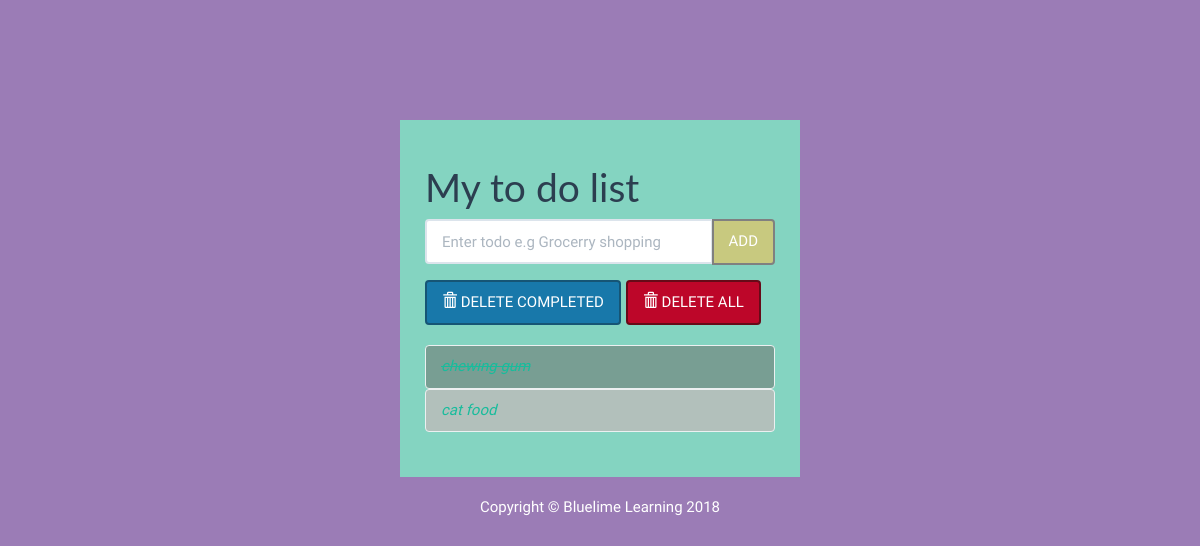
The app's page /, older data.
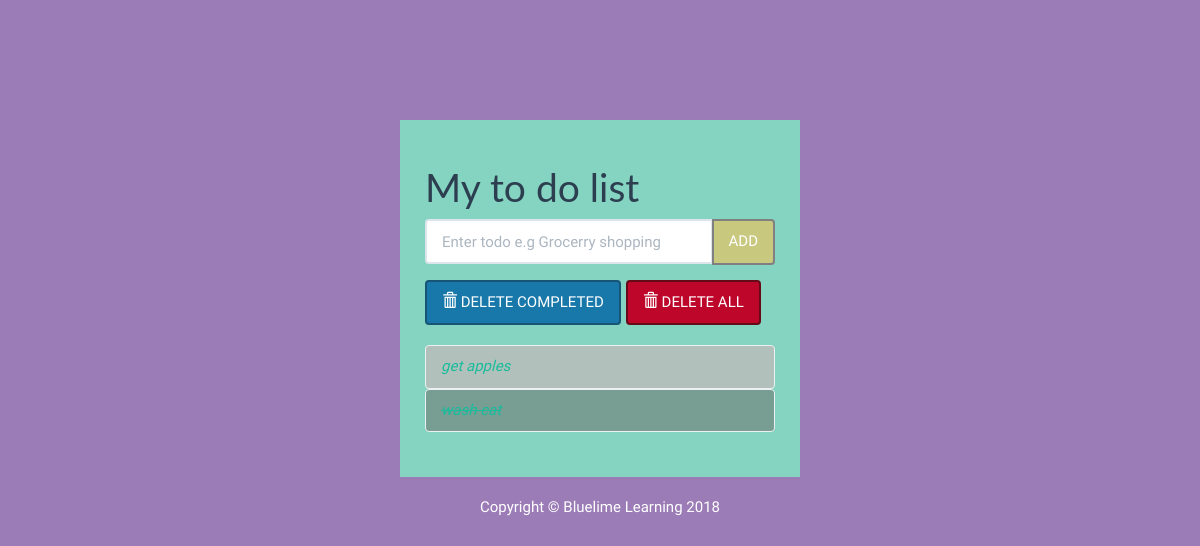
The same page, newer data.
### todolist/models.py (models this page shows, shortened)
class Todolist(models.Model):
    text = models.CharField(max_length=45)
    completed = models.BooleanField(default=False)

### todolist/views.py (the view)
# urls.py: path('', views.index, name='index'),
def index(request):
    todo_items = Todolist.objects.order_by('id')
    form = TodoListForm()
    context = {'todo_items' : todo_items, 'form' : form}
    return render(request, 'todolist/index.html', context)

### todolist/forms.py
class TodoListForm(forms.Form):
    text = forms.CharField(max_length=45,
        widget=forms.TextInput(
            attrs={'class' : 'form-control', 'placeholder' : 'Enter todo e.g Grocerry shopping', 'arial-label' : 'Todo', 'aria-describeby' : 'add-btn'}))

### todolist/templates/todolist/index.html (shortened to what this page needs)
{% load static %}
<!DOCTYPE html>
<html lang="en">
	<head>
		<link rel="stylesheet" href="{% static 'todolist/bs/css/flatly.min.css' %}" />
		<link rel="stylesheet" href="{% static 'todolist/styles.css' %}" />
	</head>
	<body>
		<div class="container-fluid" id="wrapper">
			<div class="row">
				<div class="col-lg-4 col-lg-offset-4" id="content">
					<h1>My to do list </h1>
					<form action="{% url 'add' %}" method="POST" role="form">
						<div class="form-group">
							<div class="input-group">
									{{ form.text }}
							  <span class="input-group-btn">
								  <button type="submit" class="btn btn-default" id="add-btn">ADD</button>
							  </span>
							</div>
						</div>
					</form>
					<div class="row t10">
						<div class="col-lg-12">
							<div class="btn-toolbar">
								<div class="btn-group">
									<a href="{% url 'deletecompleted' %}">
									<button type="button" class="btn btn-warning" id="del-compl">
										<i class="glyphicon glyphicon-trash"></i> DELETE COMPLETED
									</button></a>
								</div>
								<div class="btn-group">
									<a href="{% url 'deleteall' %}">
									<button type="button" class="btn btn-danger" id="del-all">
										<i class="glyphicon glyphicon-trash"></i> DELETE ALL
									</button></a>
								</div>
							</div>
						</div>
					</div>
					<ul class="list-group t20">
						{% for todolist in todo_items %}
							{% if todolist.completed %}
							<a href="{% url 'uncompleted' todolist.id %}"><li class="list-group-item todo-completed">{{todolist.text}}</li></a>
							{% else %}
							<a href="{% url 'completed' todolist.id %}"><li class="list-group-item todo-uncompleted">{{todolist.text}}</li></a>
							{% endif %}
							{% endfor %}
					</ul>
				</div>
			</div>
			<footer>
				<div class="row pad">
					<div class="col-lg-12 text-center">
						Copyright &copy; Bluelime Learning 2018
					</div>
				</div>
			</footer>
		</div>
	</body>
</html>

Row changes from the older to the newer data that the page shows:
removed Todolist: text "cat food"
added Todolist: text "get apples"
